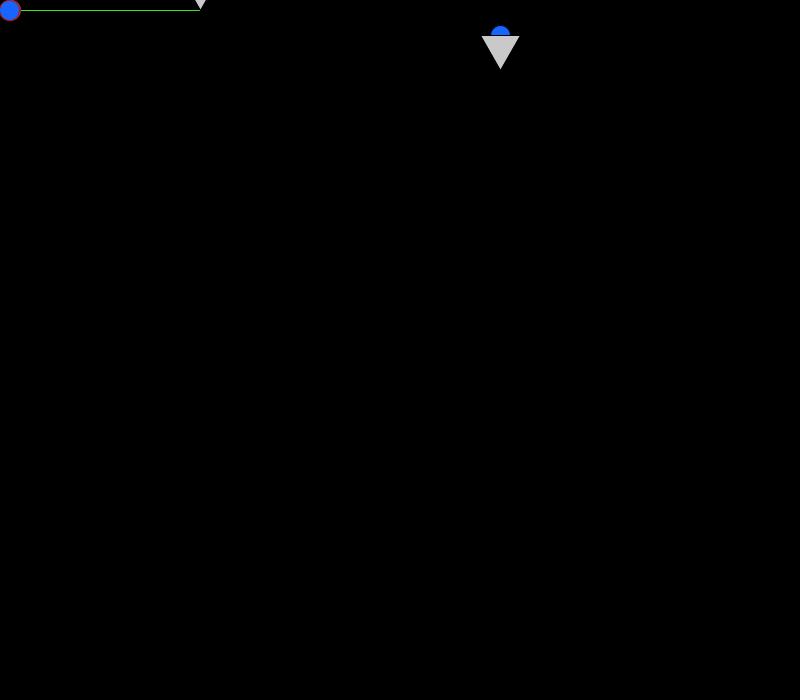
Frame 1 (no input)
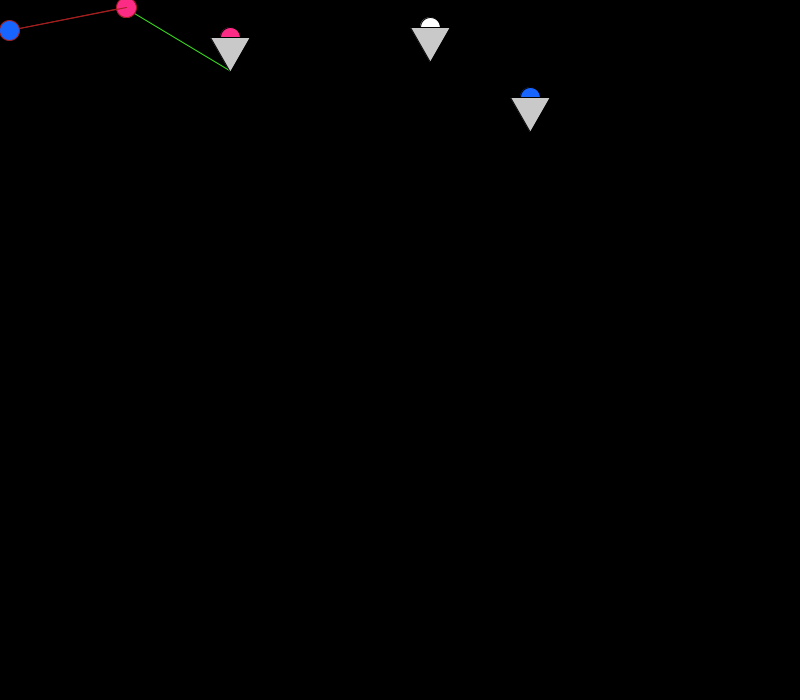
Frame 60 (the mouse pressed at the canvas centre just before this capture)
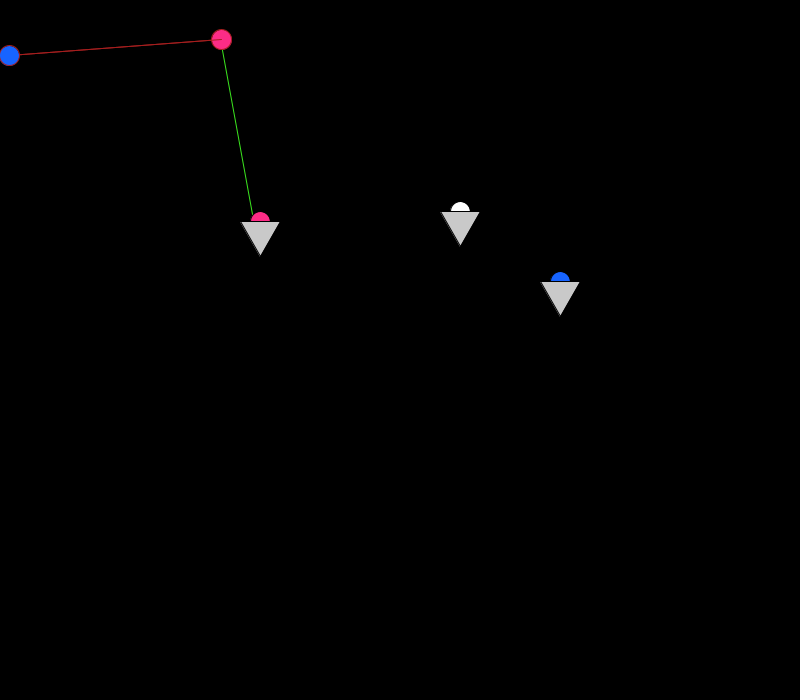
Frame 120 (the mouse held since frame 60 and released just before this capture)

The Processing sketch that drew these frames (run headless with seeded random() and noise(); from frame 60 on, the mouse is pressed at the canvas centre):

// Processing sketch: Project
// ── Project.pde
//Edd Brown Jr.
//Makes use of my Tracker and Ubo classes, Ubo, is affected by gravity while traveling, it bounces off walls and floor
// Tracker is mainly used to either flee or seek some PVector, green light shows its close to and traveling toward
//                                                             red light shows its too close to a predator and trying to move in the opposite direction

PVector gravity; // continuous force of world
PVector wind;
PVector mouse; // PVecor with mouse location
ArrayList<Ubo> ubos;
Ubo bouncer1;
Ubo bouncer2;
Ubo bouncer3;
Tracker cop, cop2;


void setup()
{
  size(800, 700);
  bouncer1 = new Ubo(500, 70);
  bouncer2 = new Ubo(200, 10);
  bouncer3 = new Ubo(width/2, 0);
  cop = new Tracker(10, 10);
  cop2 = new Tracker(10, 10);
  gravity = new PVector(0, 0.034);
  wind = new PVector(.0167, 0);
  ubos = new ArrayList<Ubo>();
  ubos.add(bouncer1);
  ubos.add(bouncer2);
  ubos.add(bouncer3);

}
 
void draw()
{
  
  background(0);
  if(keyPressed)
    if(key == CODED)
    
      if(keyCode == RIGHT)               //Right arrow key ignites a wind
      {
 
        cop.applyForce(wind);
        cop2.applyForce(wind);
        bouncer1.applyForce(wind);
        bouncer2.applyForce(wind);
        bouncer3.applyForce(wind);
      }
    
   cop.changeColorFill(252, 44, 134); //pinkish tracker tracking pink Ubo 
   cop.seek(bouncer2.getLocation());
   cop.flee(cop2.getLocation());
   cop.update();
   cop.construct();
   
   
   cop2.seek(bouncer1.getLocation()); //blue tracker tracking blue Ubo
   cop2.flee(cop.getLocation());
   cop2.update();
   cop2.construct();
  
  
  
  bouncer1.applyForce(gravity); //blue Ubo Object
  bouncer1.collideWithUbo(ubos);
  bouncer1.update();
  bouncer1.construct();
  
  bouncer2.changeColorFill(252, 44, 134); //Pinkish Ubo Object 
  bouncer2.applyForce(gravity);
  bouncer2.collideWithUbo(ubos);
  bouncer2.update();
  bouncer2.construct();
  
  bouncer3.applyForce(gravity); //white Ubo Object
  bouncer3.changeColorFill(255, 255, 255);
  bouncer3.collideWithUbo(ubos);
  bouncer3.update();
  bouncer3.construct();
  
  
}
  

// ── Cannon.pde
class Cannon extends Mover
{
   
  float radius, sight, red, green, blue;
    
  Cannon(float xCoordinate, float yCoordinate)
  {
      super(xCoordinate, yCoordinate);
      velocity = new PVector(0, 2);
      mass = 1;
      maxForce = .9;
      maxSpeed = 4;
      radius = 20;
      sight = 300;
      red = 233;
      green = 100;
      blue = 55;
  }
  
  void update()
  {
    super.update();
  }
  
  void construct()
  {
    fill(red, green, blue);
    ellipse(location.x, location.y, radius, radius);
  }
  
  PVector getLocation()
  {
    return super.getLocation();
  }
  
}

// ── Mover.pde
//Basics for Mover classes 
class Mover implements SuperMover
{
    PVector location;
    PVector velocity;
    PVector acceleration;
    PVector steer;
    PVector desired;
    float mass;
    float maxForce, maxSpeed;

    Mover(float xCoordinate, float yCoordinate)
    {
      location = new PVector(xCoordinate, yCoordinate);
      acceleration = new PVector(0, 0);
      velocity = new PVector(0.50, 0);
      mass = 1;
      maxForce = .4;
      maxSpeed = 4;
    }
   
    void update()
    {
      velocity.add(acceleration);
      velocity.limit(8);
      location.add(velocity);
      acceleration.mult(0);
      this.checkedges();
    }
  
    void construct()
    {
     fill(201);
      pushMatrix();
     ellipse(location.x, location.y-35, 20, 20);
     triangle(location.x-20, location.y-35, location.x, location.y, location.x+20, location.y-35);
       popMatrix();
    }
   
   void checkedges() //passes an edge, goes to the other (like mario)
   {
     if (location.x > width)
      {
       velocity.x *= -1;
       velocity.x -= 0.003;
       location.x = width;
      }
     else if (location.x < 0) 
      {
        velocity.x *= -1;
        velocity.x += 0.003;
        location.x = 0;
      }
        
     if (location.y > height)
      { 
        velocity.y *= -1;
        velocity.y += 0.09;
        location.y = height;
      }
     else if (location.y < 0) 
        location.y = height;
   }
   
   void applyForce(PVector force)
   {
     PVector f = force.get();
     f.div(mass);
     acceleration.add(f);
   }
   
   PVector getLocation()
   {
    return location.get();
   }
   
   void seek(PVector target) // normal seek method, chases
   {
     PVector desired = PVector.sub(target, location);
     desired.normalize();
     desired.mult(2);
     PVector steer = PVector.sub(desired, velocity);
     steer.limit(maxForce);
     applyForce(steer);
   }
   
   void flee(PVector predator) // may need work
   {
     PVector target = predator.get();
     PVector desired = PVector.sub(location, target);
     desired.normalize();
     desired.mult(2);
     PVector steer = PVector.sub(desired, velocity);
     steer.limit(maxForce);
     applyForce(steer);
   }
   
   void arrive(PVector target) 
   {
    PVector desired = PVector.sub(target,location);
    float d = desired.mag();
    desired.normalize();

    if (d < 100) 
    {
      float m = map(d,0,100,0,maxSpeed);
      desired.mult(m);
    } 
    else 
      desired.mult(maxSpeed);
    PVector steer = PVector.sub(desired,velocity);
    steer.limit(maxForce);
    applyForce(steer);
  }
  
    void seperate (ArrayList<Mover> movers)
  {
    float desiredSeperation = 10;
    PVector sum = new PVector();
    int count = 0;
    for (Mover other: movers)
    {
      float distance = PVector.dist(location, other.location);
      if (distance > 0 && distance < desiredSeperation)  // if there is distance and that distance is lower than the "view" of this object
      {
        PVector diff = PVector.sub(location, other.location);
        diff.normalize();
        diff.div(distance);
        sum.add(diff);
        count++;
      }
      if (count > 0) 
      {
      sum.div(count);
      sum.setMag(maxSpeed);
      PVector steer = PVector.sub(sum,velocity);
      steer.limit(maxForce);
      applyForce(steer);
      }
   }
}  

  void cohesion (ArrayList<Mover> movers)
  {
    float desiredSeperation = 100;
    PVector sum = new PVector();
    int count = 0;
    for (Mover other: movers)
    {
      float distance = PVector.dist(location, other.location);
       if (distance > 0 && distance < desiredSeperation)
      {
        PVector diff = PVector.sub(other.location, location); // inverse of locatoion to other (seperate)
        diff.normalize();
        diff.div(distance);
        sum.add(diff);
        count++;
                                                              //something may be wrong with the logic of the code
        sum.div(count);
        sum.setMag(maxSpeed);
        PVector steer = PVector.sub(sum,velocity);
        steer.limit(maxForce);
        applyForce(steer);
      }
    
     }
     
    }
    
   void checkCollision(ArrayList<Mover> movers)
   {
     float desiredSeperation = 10;
    PVector sum = new PVector();
    int count = 0;
    for (Mover other: movers)
    {
      float distance = PVector.dist(location, other.location);
      if (distance > 0 && distance < desiredSeperation)  // if there is distance and that distance is lower than the "view" of this object
      {
        PVector diff = PVector.sub(location, other.location);
        diff.normalize();
        diff.div(distance);
        sum.add(diff);
        count++;
      }
      if (count > 0) 
      {
      sum.setMag(maxSpeed);
      PVector steer = PVector.sub(sum,velocity);
      steer.limit(maxForce);
      applyForce(steer);
      }
    
   }
     
   }
}   




// ── SuperMover.pde
//interface to help me organize which methods are important for most of my mover classes
public interface SuperMover
{

 
  void update();


  void construct();

 
 void checkedges(); //passes an edge, goes to the other (like mario)

 
 void applyForce(PVector force);

 
 PVector getLocation();



 
 
 
}


// ── Tracker.pde
//Tracker is mainly used to either flee or seek some PVector, green light shows its close to and traveling toward
//                                                             red light shows its too close to a predator and trying to move in the opposite direction
class Tracker extends Mover
{
  float radius, sight, red, green, blue;
    
  Tracker(float xCoordinate, float yCoordinate)
  {
      super(xCoordinate, yCoordinate);
      velocity = new PVector(0, 0);
      mass = 1;
      maxForce = .9;
      maxSpeed = 4;
      radius = 20;
      sight = 300;
      red = 23;
      green = 100;
      blue = 255;
  }
  
  void update()
  {
    super.update();
  }
  
  void construct()
  {
    fill(red, green, blue);
    ellipse(location.x, location.y, radius, radius);
  }
  
  void getLlocation()
  {
    super.getLocation();
  }
  
  void seek(PVector target)
  {
    super.seek(target);
    if(PVector.dist(location, target) < sight)
    {
      stroke(59, 230, 30);
      line(location.x, location.y, target.x, target.y);
    }
  }
  
  void flee(PVector predator)  
  {
    if(PVector.dist(location, predator) < sight)
    {
      super.flee(predator);
        pushMatrix();
      stroke(165, 30, 30);
      line(location.x, location.y, predator.x, predator.y);
        popMatrix();
    }
    //if(PVector.dist(location, predator) > sight)
      
  }
  
  void changeColorFill(float r, float g, float b)
  {
    if((r>255 || r < 0) && (g>255 || g<0) && (b>255 || b<0))
    {
    }
      else
      {
        red = r; 
        green = g; 
        blue = b;
      }
  }
  
}

// ── Ubo.pde
//unidentified bouncing object.... somehwat related to a "top" in concept, more bouncy
class Ubo extends Mover 
{
    float red; 
    float green; 
    float blue;
  
    Ubo(float xCoordinate, float yCoordinate)
    {
      super(xCoordinate, yCoordinate);
      red = 23;
      green = 100;
      blue = 255;
    }
    
    void update()
    {
      super.update();
    }
    
    void construct()
    {
      
        pushMatrix();
       stroke(0);
       fill(red, green, blue);
       ellipse(location.x, location.y-35, 20, 20);
       fill(201);
       triangle(location.x-20, location.y-35, location.x, location.y, location.x+20, location.y-35);
         popMatrix();
    }
    
    void checkedges()
    {
      super.checkedges();
    }
    
    void applyForce(PVector force)
    {
      super.applyForce(force);
    }
    
    void changeColorFill(float r, float g, float b)
    {
      if((r>255 || r < 0) && (g>255 || g<0) && (b>255 || b<0))
      {
      }
        else
        {
          red = r; 
          green = g; 
          blue = b;
        }
    }
    
    void collideWithUbo(ArrayList<Ubo> Ubos) //Uses Seperation method code as inspiration
   {
      float desiredSeperation = 20;
      
      int count = 0;
      for (Ubo other: ubos)
      {
          float distance = PVector.dist(location, other.location);
          if (distance > 0 && distance < desiredSeperation)  // if there is distance and that distance is lower than the "view" of this object
          {
            PVector diff = PVector.sub(location, other.location);
            //diff.normalize();
            // diff.div(distance);
            PVector steer = PVector.sub(diff,velocity);
            applyForce(steer);
          }
    
       }
   }
}
